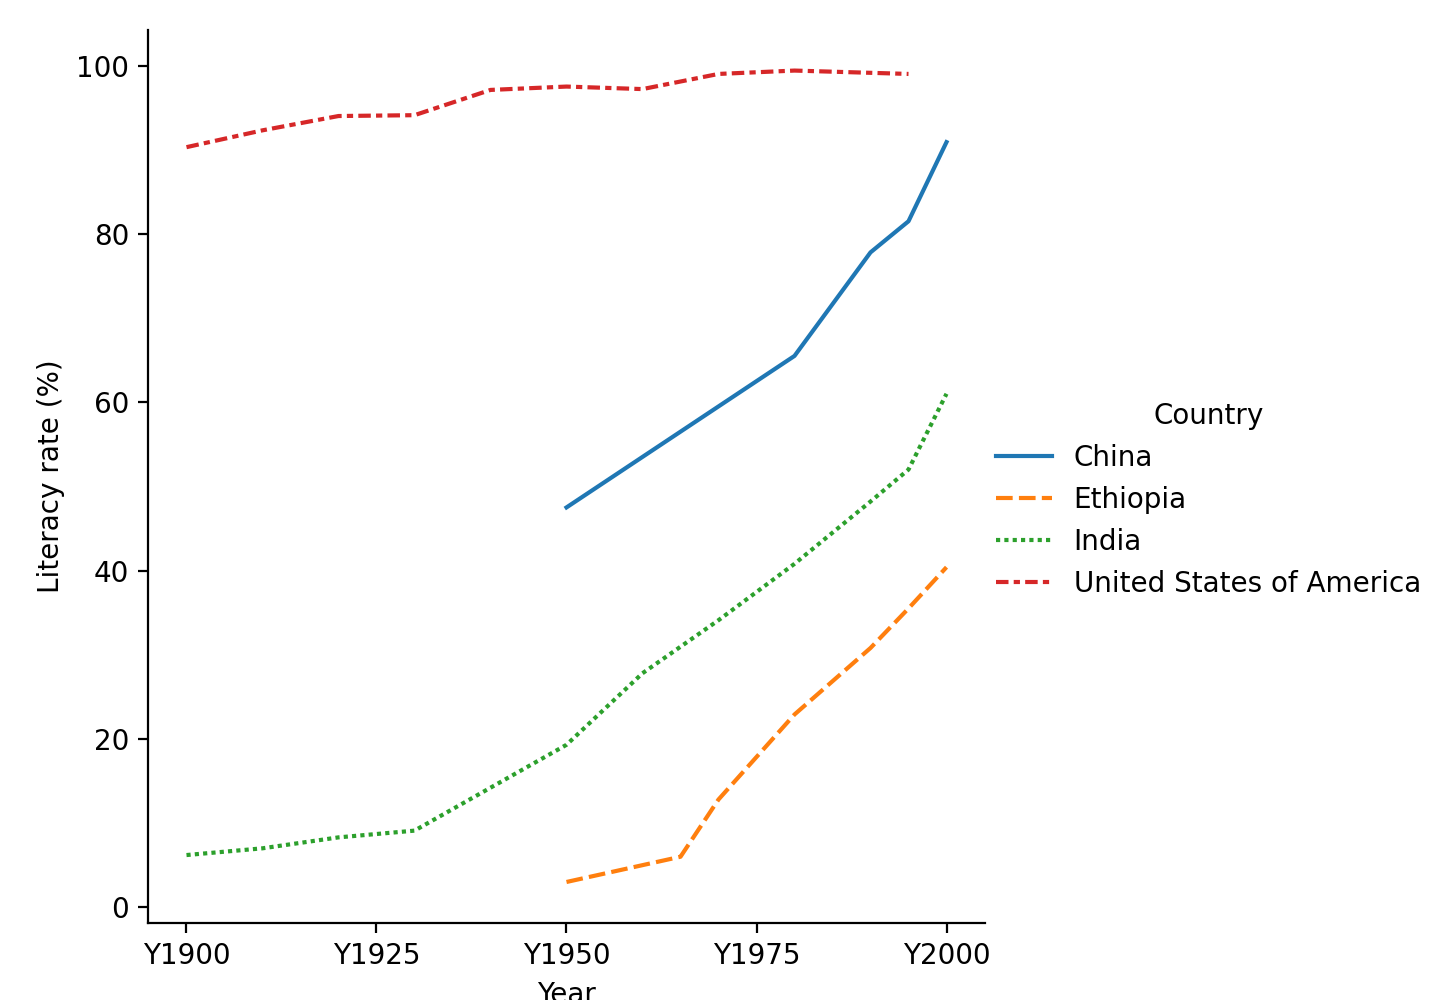

Write the Python code that produced this figure.
import pandas as pd
import seaborn as sns
import matplotlib.pyplot as plt

df = pd.read_csv("Literacy/literacy.csv")
filtered = df[df["Country"].isin(["India", "China", "United States of America", "Ethiopia"])].filter(items=(["Country"]+['Y'+str(n) for n in range(1900, 2001)]))

filtered.set_index('Country', inplace=True)
graph = sns.relplot(data=filtered.transpose(), kind="line")
graph.set_xlabels("Year")
graph.set_ylabels("Literacy rate (%)")
graph.set_xticklabels(step=5)
plt.show()
